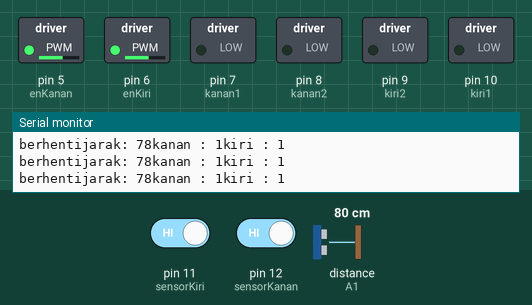
Simulated run of this program. Board: Arduino Nano, built with avr-gcc and run on an emulated ATmega328P. Parts: switched loads named in the program (green lamp = pin HIGH), the last lines printed to the serial monitor. Wiring (inferred from the names in the program): ultrasonic range finder: trigger A0; echo A1. The test bench sets the inputs (shaded band); at power-on: pin 11 (sensorKiri) HIGH, pin 12 (sensorKanan) HIGH, distance to the obstacle (sensor on A1) 80 cm. The echo pulse lasts 58.3 µs per cm; pins used as bus, display or sensor lines are not drawn.

Above: at 1.2 s.
1.3 s: pin 11 (sensorKiri) driven LOW
At 2.1 s:
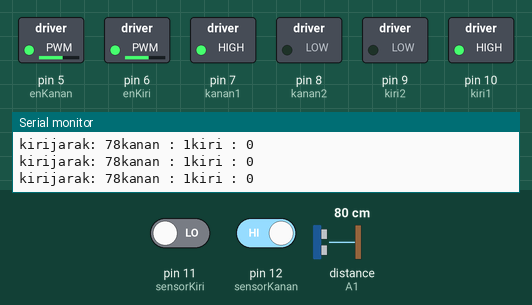
2.8 s: pin 12 (sensorKanan) driven LOW
At 3.1 s:
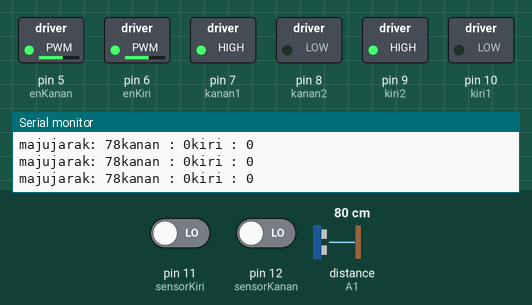
4.3 s: pin 11 (sensorKiri) driven HIGH
At 5.4 s:
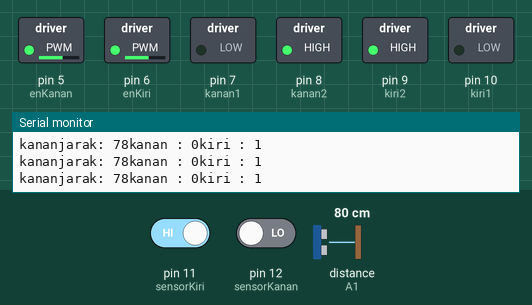
5.8 s: distance to the obstacle (sensor on A1) set to 24 cm
8.8 s: distance to the obstacle (sensor on A1) set to 19 cm
At 10.0 s:
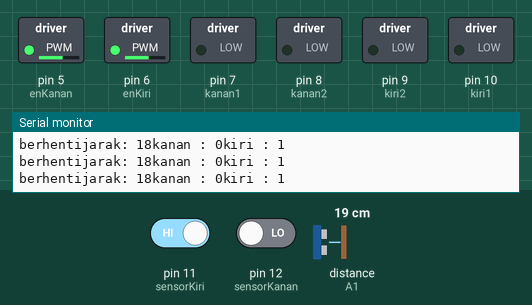
Timing chart, 0 to 11.3 s (numbered marks = the images above; inputs shaded):
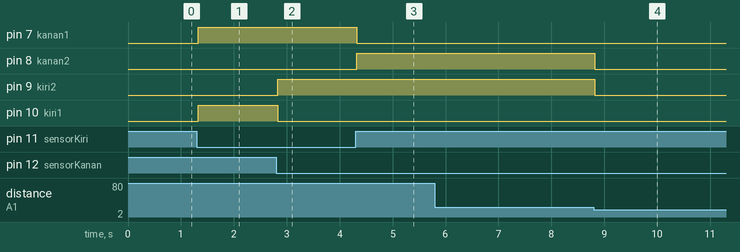

Measured:
- the behaviour switches between 22 and 21 cm on distance to the obstacle (sensor on A1) (found by bisection; images 3 and 4)
- after the input at 1.3 s, pin 7 (kanan1), pin 10 (kiri1): LOW → HIGH at once
- after the input at 2.8 s, pin 9 (kiri2): LOW → HIGH at once; pin 10 (kiri1): HIGH → LOW at once
- after the input at 4.3 s, pin 7 (kanan1): HIGH → LOW at once; pin 8 (kanan2): LOW → HIGH at once
- after the input at 8.8 s, pin 8 (kanan2), pin 9 (kiri2): HIGH → LOW at once

The program:

main.cpp
```cpp
#include <Arduino.h>
// kode untuk sesor ultrasonik
#define echoPin A1      // attach pin D2 Arduino to pin Echo of HC-SR04
#define trigPin A0      // attach pin D3 Arduino to pin Trig of HC-SR04
long duration;          // variable for the duration of sound wave travel
int distance;           // variable for the distance measurement
int jarakHalangan = 20; // variabel untuk menghentikan robot ketika ada objek didepannya

#define enKanan 5 // untuk atur speed motor
#define enKiri 6  // untuk atur speed motor
#define kanan1 7  // attach pin D3 Arduino to pin Trig of HC-SR04
#define kanan2 8  // attach pin D3 Arduino to pin Trig of HC-SR04
#define kiri1 10  // attach pin D3 Arduino to pin Trig of HC-SR04
#define kiri2 9   // attach pin D3 Arduino to pin Trig of HC-SR04
int kecepatanMotor = 150;

#define sensorKanan 12 // attach pin D3 Arduino to pin Trig of HC-SR04
#define sensorKiri 11  // attach pin D3 Arduino to pin Trig of HC-SR04
int nilaiSensorkanan;
int nilaiSensorKiri;

void setup()
{
  pinMode(trigPin, OUTPUT); // Sets the trigPin as an OUTPUT
  pinMode(echoPin, INPUT);  // Sets the echoPin as an INPUT

  // batasi speed motor
  pinMode(enKanan, OUTPUT); // Sets the trigPin as an OUTPUT
  pinMode(enKiri, OUTPUT);  // Sets the trigPin as an OUTPUT
  analogWrite(enKanan, kecepatanMotor);
  analogWrite(enKiri, kecepatanMotor);

  pinMode(kanan1, OUTPUT); // Sets the trigPin as an OUTPUT
  pinMode(kanan2, OUTPUT); // Sets the trigPin as an OUTPUT
  pinMode(kiri1, OUTPUT);  // Sets the trigPin as an OUTPUT
  pinMode(kiri2, OUTPUT);  // Sets the trigPin as an OUTPUT

  pinMode(sensorKanan, INPUT); // Sets the trigPin as an OUTPUT
  pinMode(sensorKiri, INPUT);  // Sets the trigPin as an OUTPUT

  Serial.begin(9600); // // Serial Communication is starting with 9600 of baudrate speed
}
void belokKanan()
{
  digitalWrite(kanan1, LOW);
  digitalWrite(kanan2, HIGH);
  digitalWrite(kiri1, LOW);
  digitalWrite(kiri2, HIGH);
}
void belokKiri()
{
  digitalWrite(kanan1, HIGH);
  digitalWrite(kanan2, LOW);
  digitalWrite(kiri1, HIGH);
  digitalWrite(kiri2, LOW);
}
void maju()
{
  digitalWrite(kanan1, HIGH);
  digitalWrite(kanan2, LOW);
  digitalWrite(kiri1, LOW);
  digitalWrite(kiri2, HIGH);
}
void berhenti()
{
  digitalWrite(kanan1, LOW);
  digitalWrite(kanan2, LOW);
  digitalWrite(kiri1, LOW);
  digitalWrite(kiri2, LOW);
}

void loop()
{
  // baca sensor garis
  nilaiSensorkanan = digitalRead(sensorKanan);
  nilaiSensorKiri = digitalRead(sensorKiri);

  // kode untuk sensor ultrasonik
  digitalWrite(trigPin, LOW);
  delayMicroseconds(2);
  digitalWrite(trigPin, HIGH);
  delayMicroseconds(10);
  digitalWrite(trigPin, LOW);
  duration = pulseIn(echoPin, HIGH);
  distance = duration * 0.034 / 2;
  if (distance <= jarakHalangan)
  {
    berhenti();
    Serial.print("berhenti");
  }
  else
  {
    if (nilaiSensorkanan == 0 && nilaiSensorKiri == 0)
    {
      maju();
      Serial.print("maju");
    }
    else if (nilaiSensorkanan == 0 && nilaiSensorKiri == 1)
    {
      belokKanan();
      Serial.print("kanan");
    }
    else if (nilaiSensorkanan == 1 && nilaiSensorKiri == 0)
    {
      belokKiri();
      Serial.print("kiri");
    }
    else
    {
      berhenti();
      Serial.print("berhenti");
    }
  }

  // tampilkan data data yang didapatkan
  Serial.print("jarak: ");
  Serial.print(distance);
  // tampilkan data sensor garis
  Serial.print("kanan : ");
  Serial.print(nilaiSensorkanan);
  Serial.print("kiri : ");
  Serial.println(nilaiSensorKiri);
}
```
